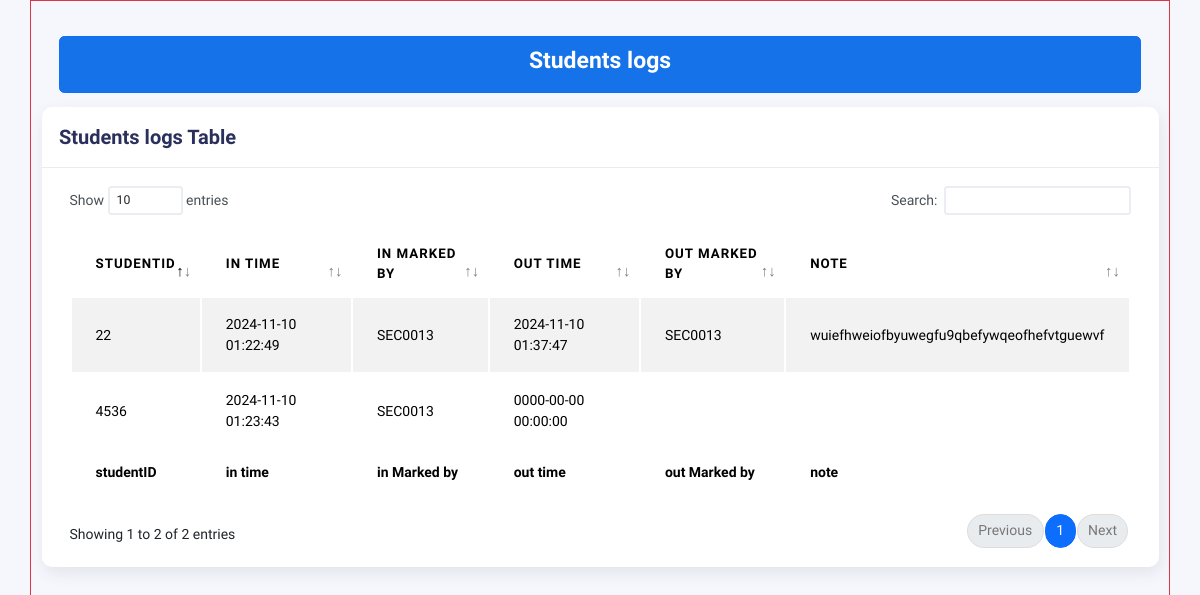
The page /admin/viewStudentLogs.php (signed in) on the database as committed earlier.
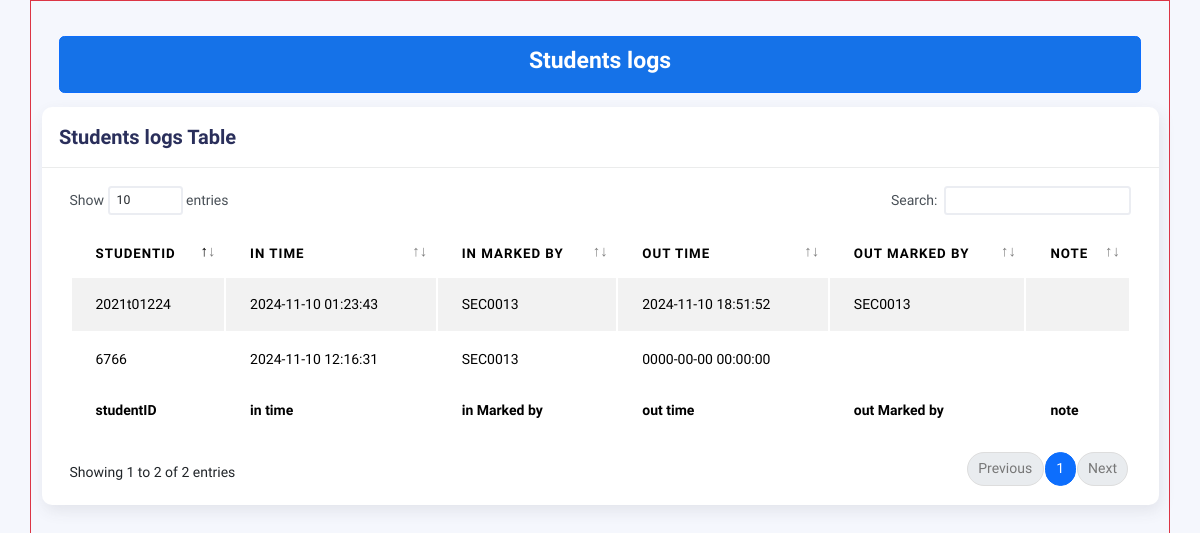
The same page on the database as committed later.
### tables this page shows
CREATE TABLE `studentlogs` (
  `timestamps` timestamp NOT NULL DEFAULT current_timestamp(),
  `studentID` varchar(65) NOT NULL,
  `in_time` datetime DEFAULT NULL,
  `out_time` datetime DEFAULT NULL,
  `note` mediumtext DEFAULT NULL,
  `inMarkedby` varchar(65) NOT NULL,
  `outMarkedby` varchar(65) DEFAULT NULL
);

### admin/viewStudentLogs.php (the view, shortened to what this page needs)
<?php
    include('../includes/config.php');
    if(strlen($_SESSION['alogin'])==0){
        header('location:../home/home.php');
    }else{
?>
<!DOCTYPE html>
<html lang="en">
<head>
    <?php include '../libraries/styles.php';?>
</head>
<body>
    <div class="container border border-danger" style="height:100vh; width:100vw;" >
        <div class="row mt-4">
                <div class="col-md-12 mt-3 mb-3 border border-primary bg-primary rounded-2 m-auto"  style="width:95%">
                    <div class= "text text-center  p-2 h3"><b style="color:white;">Students logs</b></div>
                </div>
              <div class="col-md-12">
                <div class="card">
                  <div class="card-header">
                    <h4 class="card-title">Students logs Table</h4>
                  </div>
                  <div class="card-body">
                    <div class="table-responsive">
                      <table
                      id="basic-datatables"
                      class="display table table-striped table-hover"
                      >
                        <thead>
                          <tr>
                            <th>studentID</th>
                            <th>in time</th>
                            <th>in Marked by</th>
                            <th>out time</th>
                            <th>out Marked by</th>
                            <th>note</th>
                          </tr>
                        </thead>
                        <tfoot>
                          <tr>
                            <th>studentID</th>
                            <th>in time</th>
                            <th>in Marked by</th>
                            <th>out time</th>
                            <th>out Marked by</th>
                            <th>note</th>
                          </tr>
                        </tfoot>
                        <tbody>
                          <?php
                            $sql = "SELECT * FROM studentlogs WHERE 1";
                            if ($result = $conn->query($sql)) {
                              while ($row = $result->fetch_assoc()) {
                                echo "<tr>
                                      <td>".$row['studentID']."</td>
                                      <td>".$row['in_time']."</td>
                                      <td>".$row['inMarkedby']."</td>
                                      <td>".$row['out_time']."</td>
                                      <td>".$row['outMarkedby']."</td>
                                      <td>".$row['note']."</td>
                                      </tr>";
                              }
                            }else{
                              echo 'Table display have a some error..! please try again...';
                            }
                          ?>
                        </tbody>
                      </table>
                    </div>
                  </div>
                </div>
              </div>
    </div>
</body>
</html>
<?php } ?>

Rows that differ between the two databases and show on the page:
removed studentlogs: studentID "22", in_time "2024-11-10 01:22:49", inMarkedby "SEC0013", out_time "2024-11-10 01:37:47", outMarkedby "SEC0013", note "wuiefhweiofbyuwegfu9qbefywqeofhefvtguewvf"
removed studentlogs: studentID "4536", in_time "2024-11-10 01:23:43", inMarkedby "SEC0013", out_time "0000-00-00 00:00:00"
added studentlogs: studentID "2021t01224", in_time "2024-11-10 01:23:43", inMarkedby "SEC0013", out_time "2024-11-10 18:51:52", outMarkedby "SEC0013"
added studentlogs: studentID "6766", in_time "2024-11-10 12:16:31", inMarkedby "SEC0013", out_time "0000-00-00 00:00:00"
